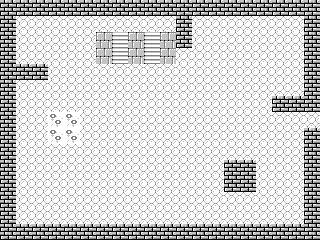

Rendered tile map (Tiled .tmx) drawn with the repository's tilesets; below, a short description and the map source with its tile grids summarised:
An orthogonal 20x15 tile map with 16x16 px tiles, 2 tile layers (Tile Layer 1, Tile Layer 2), 3 tilesets and 26 objects (18x Character, 4x Chest, 2x Event, Encounter, Teleport Memory).

<map version="1.2" tiledversion="1.3.1" orientation="orthogonal" renderorder="right-down" compressionlevel="0" width="20" height="15" tilewidth="16" tileheight="16" infinite="0" nextlayerid="4" nextobjectid="36">
 <properties>
  <property name="battle_bgm" value="world1_battle" />
  <property name="bgm" value="world3" />
  <property name="name" value="saga testmap" />
 </properties>
 <tileset firstgid="1" name="welp" tilewidth="16" tileheight="16" tilecount="6" columns="3">
  <image source="tilesets/welp.png" width="48" height="32" />
  <tile id="2">
   <properties>
    <property name="x" value="" />
   </properties>
  </tile>
  <tile id="3">
   <properties>
    <property name="x" value="" />
   </properties>
  </tile>
  <tile id="4">
   <properties>
    <property name="x" value="" />
   </properties>
  </tile>
 </tileset>
 <tileset firstgid="7" source="tilesets/lower.tsx" />
 <tileset firstgid="182" source="tilesets/upper.tsx" />
 <layer id="1" name="Tile Layer 1" width="20" height="15">
  <properties>
   <property name="z" value="0" />
  </properties>
  <data>[300 cells, 300 non-empty, 6 distinct tile ids]</data>
 </layer>
 <layer id="2" name="Tile Layer 2" width="20" height="15">
  <properties>
   <property name="z" value=".5" />
  </properties>
  <data>[300 cells, 0 non-empty, 0 distinct tile ids]</data>
 </layer>
 <objectgroup id="3" name="Object Layer 1">
  <object id="1" name="bort the bozo" type="Character" x="144" y="176" width="16" height="16">
   <properties>
    <property name="appearance" value="4dir_ffl2_human" />
    <property name="onBehavior" value="this.wander()" />
    <property name="onInteract" value="speak('Dreaming of the world beyond the gates, many have sought the secret town of Hero, but none have returned. Now, another tale of adventure is about to begin... ')" />
   </properties>
  </object>
  <object id="2" name="teleport" type="Event" x="304" y="112" width="16" height="16">
   <properties>
    <property name="onCollide" value="teleport('test2.tmx', 1, 8)" />
   </properties>
  </object>
  <object id="3" name="party1" type="Character" x="48" y="208" width="16" height="16">
   <properties>
    <property name="appearance" value="4dir_jelly" />
    <property name="face" value="NORTH" />
    <property name="onInteract" value="battle('party_1group')" />
   </properties>
  </object>
  <object id="4" name="party2" type="Character" x="64" y="208" width="16" height="16">
   <properties>
    <property name="appearance" value="4dir_rat" />
    <property name="face" value="NORTH" />
    <property name="onInteract" value="battle('party_2group')" />
   </properties>
  </object>
  <object id="5" name="party3" type="Character" x="80" y="208" width="16" height="16">
   <properties>
    <property name="appearance" value="4dir_zkauba" />
    <property name="face" value="NORTH" />
    <property name="onInteract" value="battle('party_3group')" />
   </properties>
  </object>
  <object id="6" name="sandbag" type="Character" x="16" y="80" width="16" height="16">
   <properties>
    <property name="appearance" value="4dir_ffl2_human" />
    <property name="onInteract" value="battle('party_testStrong')" />
   </properties>
  </object>
  <object id="7" name="party4" type="Character" x="96" y="208" width="16" height="16">
   <properties>
    <property name="appearance" value="4dir_lucifer" />
    <property name="face" value="NORTH" />
    <property name="onInteract" value="battle('party_testGroups')" />
   </properties>
  </object>
  <object id="8" name="inn" type="Character" x="176" y="128" width="16" height="16">
   <properties>
    <property name="appearance" value="4dir_ffl2_human" />
    <property name="face" value="WEST" />
    <property name="onInteract" value="inn()" />
   </properties>
  </object>
  <object id="9" name="shop" type="Character" x="176" y="144" width="16" height="16">
   <properties>
    <property name="appearance" value="4dir_ffl2_human" />
    <property name="face" value="WEST" />
    <property name="onInteract" value="shop('item_testWhip', 'item_hp200', 'item_str24', 'item_testCure', 'body_bronze', 'hand_bronze', 'item_testArcane')" />
   </properties>
  </object>
  <object id="10" name="party4" type="Character" x="176" y="80" width="16" height="16">
   <properties>
    <property name="appearance" value="4dir_ffl2_human" />
    <property name="face" value="NORTH" />
    <property name="onInteract" value="recruit('recruit_test')" />
   </properties>
  </object>
  <object id="11" name="Encounter Test" type="Encounter" x="192" y="16">
   <properties>
    <property name="mdo" value="encounterset_test" />
   </properties>
   <polygon points="0,0 0,32 80,32 80,80 112,80 112,0" />
  </object>
  <object id="12" name="test script" type="Character" x="224" y="192" width="16" height="16">
   <properties>
    <property name="appearance" value="4dir_ffl2_human" />
    <property name="onInteract" value="play('test/testscript.lua')" />
   </properties>
  </object>
  <object id="13" name="chameleon" type="Character" x="240" y="192" width="16" height="16">
   <properties>
    <property name="appearance" value="lua(return getHero(1).getSpriteName())" />
    <property name="onInteract" value="speak('wow I look an awful lot like you!!')" />
   </properties>
  </object>
  <object id="14" name="mix" type="Character" x="208" y="128" width="16" height="16">
   <properties>
    <property name="appearance" value="4dir_ffl2_human" />
    <property name="face" value="NORTH" />
    <property name="onInteract" value="mix('mixset_weapons')" />
   </properties>
  </object>
  <object id="16" name="chest" type="Chest" x="224" y="64" width="16" height="16">
   <properties>
    <property name="collectable" value="stone_black" />
   </properties>
  </object>
  <object id="17" name="chest" type="Chest" x="240" y="64" width="16" height="16">
   <properties>
    <property name="collectable" value="stone_white" />
   </properties>
  </object>
  <object id="18" name="chest" type="Chest" x="256" y="64" width="16" height="16">
   <properties>
    <property name="collectable" value="stone_white" />
   </properties>
  </object>
  <object id="19" name="chest" type="Chest" x="208" y="64" width="16" height="16">
   <properties>
    <property name="collectable" value="stone_black" />
   </properties>
  </object>
  <object id="20" name="memory" type="Teleport Memory" x="16" y="16" width="16" height="16">
   <properties>
    <property name="displayName" value="Test Room 1" />
   </properties>
  </object>
  <object id="23" name="meat" type="Character" x="160" y="80" width="16" height="16">
   <properties>
    <property name="appearance" value="4dir_jonas" />
    <property name="face" value="SOUTH" />
    <property name="onInteract" value="meatShop('meatshop_test')" />
   </properties>
  </object>
  <object id="26" name="switch" type="Character" x="240" y="96" width="16" height="16">
   <properties>
    <property name="appearance" value="4dir_janine" />
    <property name="onInteract" value="speak('HOLA SWITCH IS SET'); sceneSwitch('saga_testswitch', true)" />
   </properties>
  </object>
  <object id="29" name="autostart" type="Event" x="0" y="0" width="16" height="16">
   <properties>
    <property name="onEnter" value="speak('this is an autostart event!')" />
   </properties>
  </object>
  <object id="30" name="bort the bozo" type="Character" x="112" y="112" width="16" height="16">
   <properties>
    <property name="appearance" value="4dir_ffl2_human" />
    <property name="face" value="SOUTH" />
    <property name="onInteract" value="speak('BORG is added to the party'); addMember('chara_borg')" />
   </properties>
  </object>
  </objectgroup>
</map>
<!-- 3 of 26 objects omitted -->
